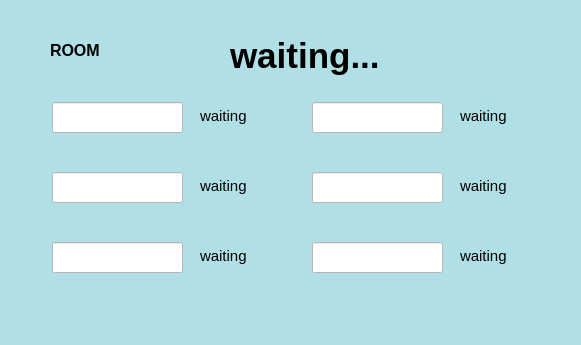
<?xml version="1.0" encoding="UTF-8"?>
<ui version="4.0">
 <class>serverwait</class>
 <widget class="QWidget" name="serverwait">
  <property name="geometry">
   <rect>
    <x>0</x>
    <y>0</y>
    <width>581</width>
    <height>345</height>
   </rect>
  </property>
  <property name="windowTitle">
   <string>Form</string>
  </property>
  <property name="styleSheet">
   <string notr="true">background-color: rgb(176, 224, 230);</string>
  </property>
  <widget class="QLineEdit" name="name1">
   <property name="geometry">
    <rect>
     <x>52</x>
     <y>102</y>
     <width>131</width>
     <height>31</height>
    </rect>
   </property>
   <property name="font">
    <font>
     <pointsize>10</pointsize>
    </font>
   </property>
   <property name="styleSheet">
    <string notr="true">background-color: rgb(255, 255, 255);</string>
   </property>
  </widget>
  <widget class="QLineEdit" name="name2">
   <property name="geometry">
    <rect>
     <x>52</x>
     <y>172</y>
     <width>131</width>
     <height>31</height>
    </rect>
   </property>
   <property name="font">
    <font>
     <pointsize>10</pointsize>
    </font>
   </property>
   <property name="styleSheet">
    <string notr="true">background-color: rgb(255, 255, 255);</string>
   </property>
  </widget>
  <widget class="QLineEdit" name="name3">
   <property name="geometry">
    <rect>
     <x>52</x>
     <y>242</y>
     <width>131</width>
     <height>31</height>
    </rect>
   </property>
   <property name="font">
    <font>
     <pointsize>10</pointsize>
    </font>
   </property>
   <property name="styleSheet">
    <string notr="true">background-color: rgb(255, 255, 255);</string>
   </property>
  </widget>
  <widget class="QLabel" name="waiting">
   <property name="geometry">
    <rect>
     <x>230</x>
     <y>30</y>
     <width>191</width>
     <height>51</height>
    </rect>
   </property>
   <property name="font">
    <font>
     <pointsize>26</pointsize>
     <bold>true</bold>
    </font>
   </property>
   <property name="text">
    <string>waiting...</string>
   </property>
  </widget>
  <widget class="QLabel" name="situ1">
   <property name="geometry">
    <rect>
     <x>200</x>
     <y>106</y>
     <width>54</width>
     <height>20</height>
    </rect>
   </property>
   <property name="font">
    <font>
     <pointsize>11</pointsize>
    </font>
   </property>
   <property name="text">
    <string>waiting</string>
   </property>
  </widget>
  <widget class="QLabel" name="situ2">
   <property name="geometry">
    <rect>
     <x>200</x>
     <y>176</y>
     <width>54</width>
     <height>20</height>
    </rect>
   </property>
   <property name="font">
    <font>
     <pointsize>11</pointsize>
    </font>
   </property>
   <property name="text">
    <string>waiting</string>
   </property>
  </widget>
  <widget class="QLabel" name="situ3">
   <property name="geometry">
    <rect>
     <x>200</x>
     <y>246</y>
     <width>54</width>
     <height>20</height>
    </rect>
   </property>
   <property name="font">
    <font>
     <pointsize>11</pointsize>
    </font>
   </property>
   <property name="text">
    <string>waiting</string>
   </property>
  </widget>
  <widget class="QLineEdit" name="name4">
   <property name="geometry">
    <rect>
     <x>312</x>
     <y>102</y>
     <width>131</width>
     <height>31</height>
    </rect>
   </property>
   <property name="font">
    <font>
     <pointsize>10</pointsize>
    </font>
   </property>
   <property name="styleSheet">
    <string notr="true">background-color: rgb(255, 255, 255);</string>
   </property>
  </widget>
  <widget class="QLineEdit" name="name5">
   <property name="geometry">
    <rect>
     <x>312</x>
     <y>172</y>
     <width>131</width>
     <height>31</height>
    </rect>
   </property>
   <property name="font">
    <font>
     <pointsize>10</pointsize>
    </font>
   </property>
   <property name="styleSheet">
    <string notr="true">background-color: rgb(255, 255, 255);</string>
   </property>
  </widget>
  <widget class="QLineEdit" name="name6">
   <property name="geometry">
    <rect>
     <x>312</x>
     <y>242</y>
     <width>131</width>
     <height>31</height>
    </rect>
   </property>
   <property name="font">
    <font>
     <pointsize>10</pointsize>
    </font>
   </property>
   <property name="styleSheet">
    <string notr="true">background-color: rgb(255, 255, 255);</string>
   </property>
  </widget>
  <widget class="QLabel" name="situ4">
   <property name="geometry">
    <rect>
     <x>460</x>
     <y>106</y>
     <width>54</width>
     <height>20</height>
    </rect>
   </property>
   <property name="font">
    <font>
     <pointsize>11</pointsize>
    </font>
   </property>
   <property name="text">
    <string>waiting</string>
   </property>
  </widget>
  <widget class="QLabel" name="situ5">
   <property name="geometry">
    <rect>
     <x>460</x>
     <y>176</y>
     <width>54</width>
     <height>20</height>
    </rect>
   </property>
   <property name="font">
    <font>
     <pointsize>11</pointsize>
    </font>
   </property>
   <property name="text">
    <string>waiting</string>
   </property>
  </widget>
  <widget class="QLabel" name="situ6">
   <property name="geometry">
    <rect>
     <x>460</x>
     <y>246</y>
     <width>54</width>
     <height>20</height>
    </rect>
   </property>
   <property name="font">
    <font>
     <pointsize>11</pointsize>
    </font>
   </property>
   <property name="text">
    <string>waiting</string>
   </property>
  </widget>
  <widget class="QLabel" name="room">
   <property name="geometry">
    <rect>
     <x>50</x>
     <y>40</y>
     <width>54</width>
     <height>21</height>
    </rect>
   </property>
   <property name="font">
    <font>
     <pointsize>12</pointsize>
     <bold>true</bold>
    </font>
   </property>
   <property name="text">
    <string>ROOM</string>
   </property>
  </widget>
  <widget class="QLabel" name="roomnum">
   <property name="geometry">
    <rect>
     <x>130</x>
     <y>40</y>
     <width>54</width>
     <height>21</height>
    </rect>
   </property>
   <property name="text">
    <string/>
   </property>
  </widget>
 </widget>
 <resources/>
 <connections/>
</ui>
